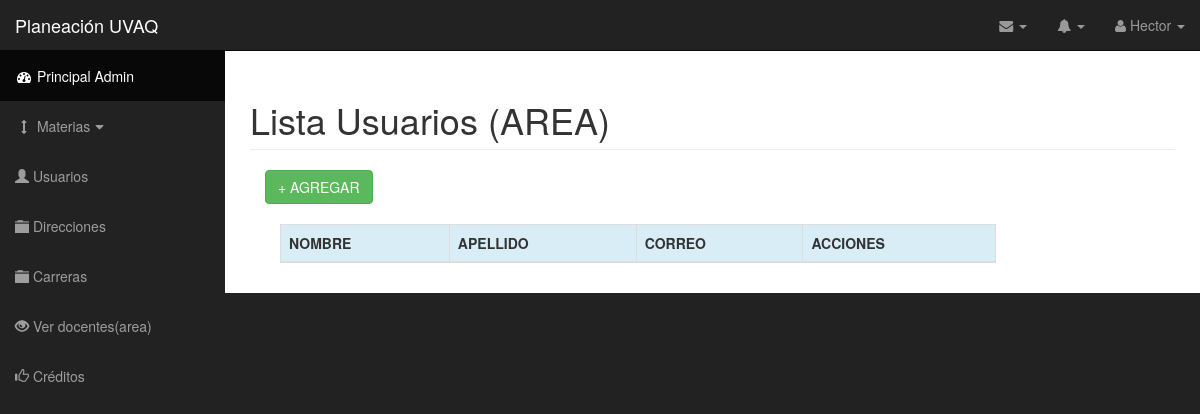
Before: /docentes.php (signed in) with the older database file.
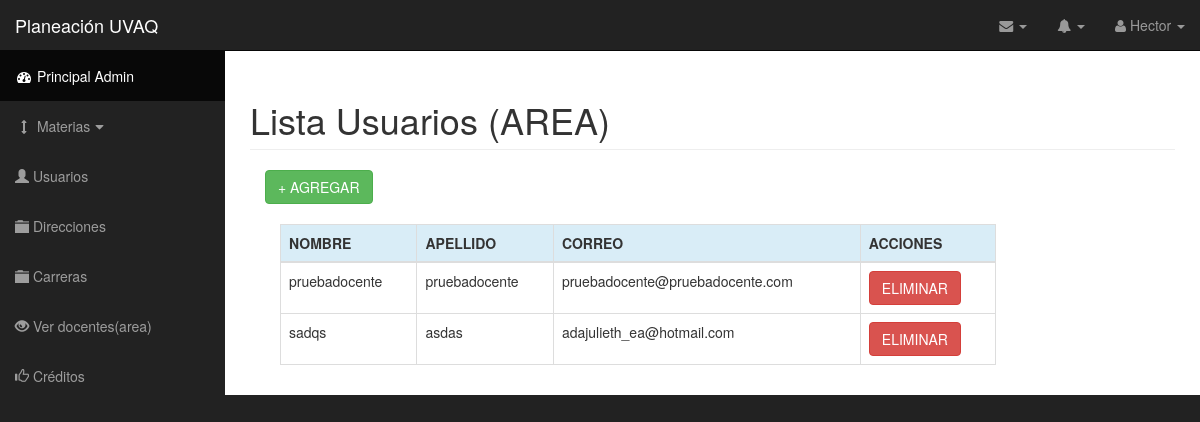
After: the same page with the newer database file.
### tables this page shows
CREATE TABLE IF NOT EXISTS `usuarios` (
  `id_usuario` int(11) NOT NULL,
  `usuario` varchar(20) NOT NULL,
  `nombre` varchar(40) NOT NULL,
  `apellido` varchar(40) NOT NULL,
  `pass` varchar(40) NOT NULL,
  `correo` varchar(50) NOT NULL,
  `grado_academ` varchar(50) NOT NULL,
  `formacion` varchar(40) NOT NULL,
  `admin` int(1) NOT NULL,
  `director` int(11) NOT NULL,
  `id_director` int(11) NOT NULL
);

### docentes.php (the view, shortened to what this page needs)
<?php include('conect.php'); ?>
<!DOCTYPE html>
<html lang="en">
    <?php include('head.php'); ?>
    <body>
        <div id="wrapper">
            <nav class="navbar navbar-inverse navbar-fixed-top" role="navigation">
                <?php include("navbarHeader.php"); include("sidebar.php"); ?>
            </nav>
            <div id="page-wrapper">
                <div class="container-fluid table-responsive">
                    <h1 class="page-header">
                    Lista Usuarios (AREA)
                    </h1>
                    <div class="col-md-12">
                        <?php
                        $sql = mysqli_query($link, "SELECT * FROM usuarios where  admin = '0' and director = '0' and id_director = $_SESSION[id_usuario]");
                        ?>
                        <a href="#agregarUsr" class="btn btn-success" data-toggle="modal">+ AGREGAR</a><br><br>
                        <div class="col-lg-10 col-md-10 col-sm-12 col-xs-12">
                            <table class="table table-hover table-bordered table-responsive">
                                <thead>
                                    <tr class="info">
                                        <th>NOMBRE</th>
                                        <th>APELLIDO</th>
                                        <th>CORREO</th>
                                        <th>ACCIONES</th>
                                    </tr>
                                </thead>
                                <tbody>
                                   <?php while ($row = mysqli_fetch_row($sql)) {
                                    ?>
                                    <tr>
                                        <td><?php echo $row[2]; ?></td>
                                        <td><?php echo $row[3]; ?></td>
                                        <td><?php echo $row[5]; ?></td>
                                        <td><a href="eliminarUsr.php?id_usuario=<?php echo $row[0]; ?>" class="btn btn btn-danger">ELIMINAR</a></td>
                                        </tr>
                                    <?php
                                    } ?>
                                </tbody>
                            </table>
                        </div>
                    </div>
                </div>
            </div>
        </div>
    </body>
</html>

### navbarHeader.php (shortened to what this page needs)
<?php
$sql = "SELECT nombre FROM usuarios WHERE id_usuario = $_SESSION[id_usuario]";
$res= @mysql_query($sql) or die(mysql_error());
$data = mysql_fetch_assoc($res);
?>
<div class="navbar-header">
    <a class="navbar-brand" href="index.php">Planeación UVAQ</a>
</div>
<ul class="nav navbar-right top-nav">
    <li class="dropdown">
        <a href="#" class="dropdown-toggle" data-toggle="dropdown"><i class="fa fa-envelope"></i> <b class="caret"></b></a>
    </li>
    <li class="dropdown">
        <a href="#" class="dropdown-toggle" data-toggle="dropdown"><i class="fa fa-bell"></i> <b class="caret"></b></a>
    </li>
    <li class="dropdown">
        <a href="#" class="dropdown-toggle" data-toggle="dropdown"><i class="fa fa-user"></i> <?php echo $data['nombre']; ?> <b class="caret"></b></a>
    </li>
</ul>

Changed rows visible on the page:
added usuarios: nombre "pruebadocente", apellido "pruebadocente", correo "pruebadocente@pruebadocente.com"
added usuarios: nombre "sadqs", apellido "asdas", correo "adajulieth_ea@hotmail.com"
